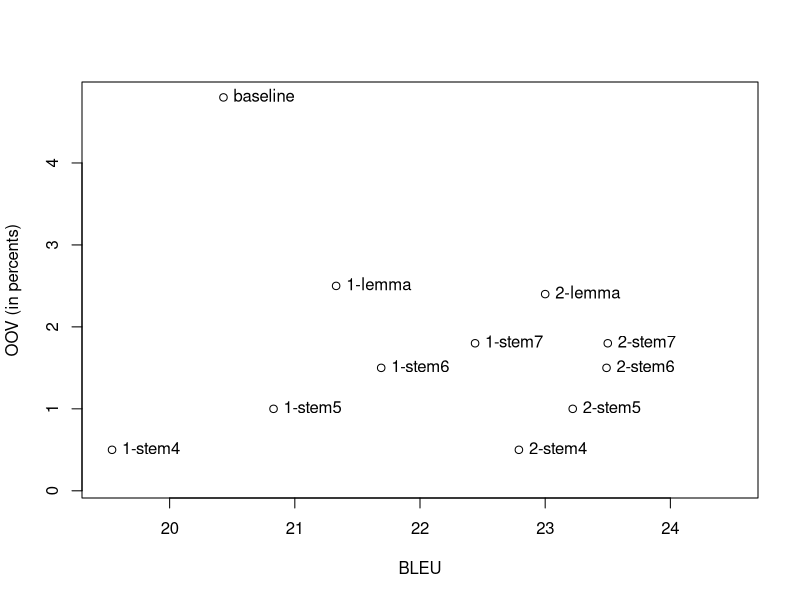

This figure's R source:
png("ruen.png")
BLEU<-c(20.43, 21.33, 16.47, 19.54, 20.83, 21.69, 22.44, 23, 15.2, 22.79, 23.22, 23.49, 23.5)
OOV<-c(4.8, 2.5, 0.1, 0.5, 1, 1.5, 1.8, 2.4, 0.1, 0.5, 1, 1.5, 1.8)
natpisi<-c("baseline", "1-lemma", "1-stem3", "1-stem4", "1-stem5", "1-stem6", "1-stem7", "2-lemma", "2-stem3", "2-stem4", "2-stem5", "2-stem6", "2-stem7")
plot(BLEU,OOV, xlim=c(19.5,24.5), ylab="OOV (in percents)")
text(BLEU, OOV, natpisi, pos=4)
dev.off()
